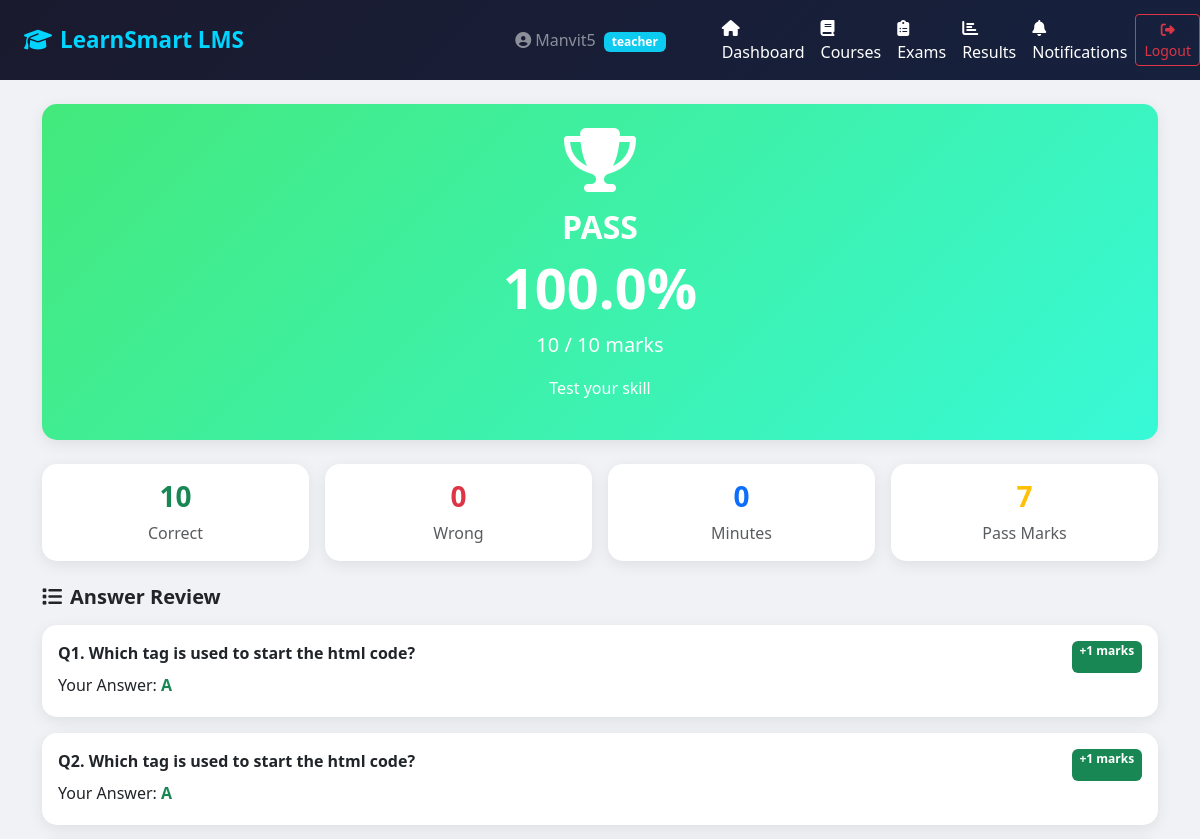
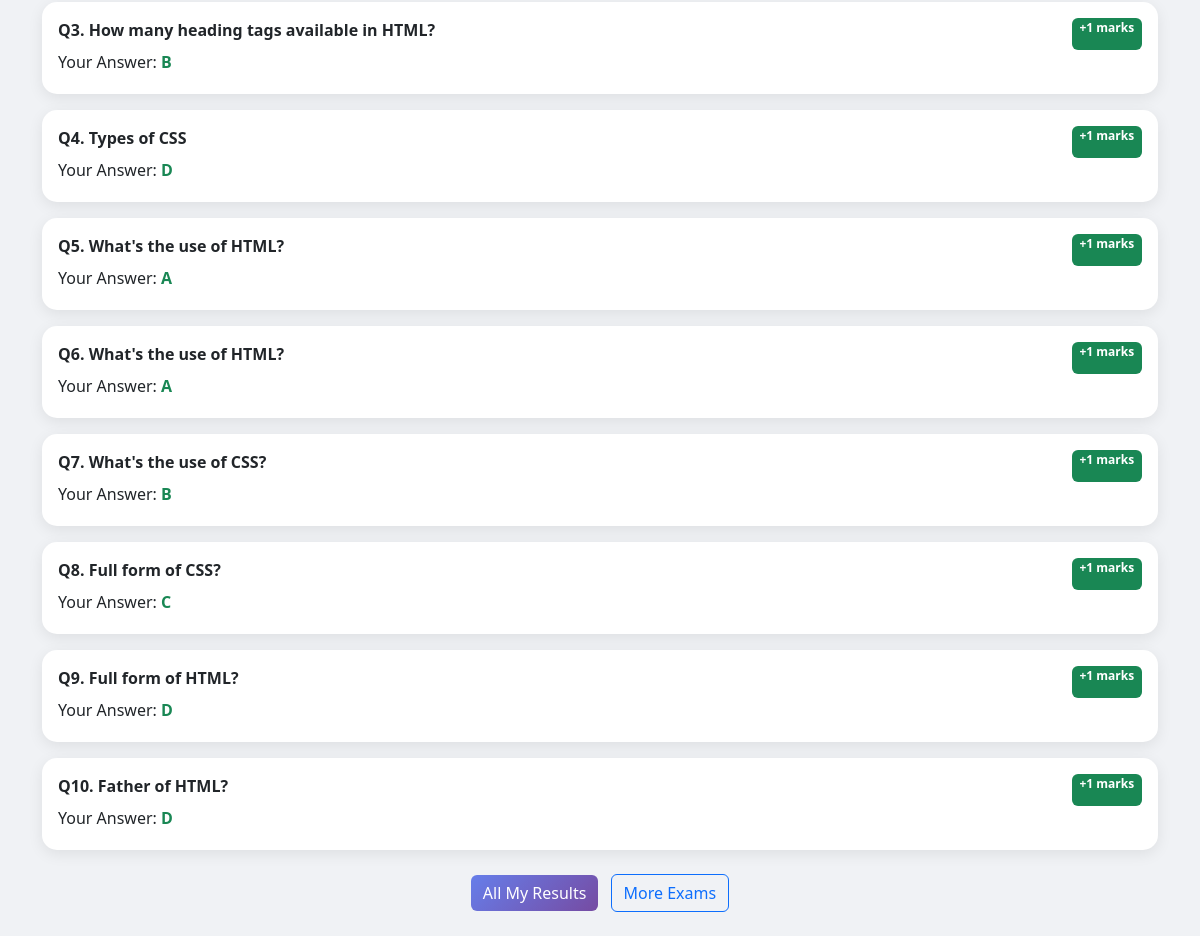
Screenshot of /results/1/ (signed in) with the database file from the repository (2 pictures, top to bottom).
### accounts/models.py (models this page shows, shortened)
class CustomUser(AbstractUser):
    ROLE_CHOICES = [
        ('student', 'Student'),
        ('teacher', 'Teacher'),
        ('admin',   'Admin'),
    ]
    role        = models.CharField(max_length=10, choices=ROLE_CHOICES, default='student')
    phone       = models.CharField(max_length=15, blank=True)
    profile_pic = models.ImageField(upload_to='profiles/', blank=True, null=True)
    is_verified = models.BooleanField(default=False)
    created_at  = models.DateTimeField(auto_now_add=True)

### results/models.py (models this page shows, shortened)
class ExamResult(models.Model):
    student        = models.ForeignKey('accounts.CustomUser', on_delete=models.CASCADE, related_name='results')
    exam           = models.ForeignKey('exams.Exam', on_delete=models.CASCADE, related_name='results')
    total_marks    = models.PositiveIntegerField()
    marks_obtained = models.PositiveIntegerField(default=0)
    percentage     = models.FloatField(default=0.0)
    status         = models.CharField(max_length=4, choices=[('pass','Pass'),('fail','Fail')])
    started_at     = models.DateTimeField()
    submitted_at   = models.DateTimeField(auto_now_add=True)
    time_taken_min = models.PositiveIntegerField(default=0)
    class Meta:
        unique_together = ('student', 'exam')

class StudentAnswer(models.Model):
    result          = models.ForeignKey(ExamResult, on_delete=models.CASCADE, related_name='answers')
    question        = models.ForeignKey('exams.Question', on_delete=models.CASCADE)
    selected_option = models.CharField(max_length=1, choices=[('A','A'),('B','B'),('C','C'),('D','D')], blank=True)
    is_correct      = models.BooleanField(default=False)
    marks_awarded   = models.PositiveIntegerField(default=0)

### exams/models.py (models this page shows, shortened)
class Exam(models.Model):
    TYPE_CHOICES = [
        ('mcq', 'Multiple Choice'),
        ('true_false', 'True / False'),
        ('mixed', 'Mixed'),
    ]
    course            = models.ForeignKey('courses.Course', on_delete=models.CASCADE, related_name='exams')
    title             = models.CharField(max_length=200)
    description       = models.TextField(blank=True)
    exam_type         = models.CharField(max_length=12, choices=TYPE_CHOICES, default='mcq')
    total_marks       = models.PositiveIntegerField(default=100)
    pass_marks        = models.PositiveIntegerField(default=40)
    duration_min      = models.PositiveIntegerField(default=60)
    start_time        = models.DateTimeField()
    end_time          = models.DateTimeField()
    is_published      = models.BooleanField(default=False)
    shuffle_questions = models.BooleanField(default=True)
    created_by        = models.ForeignKey('accounts.CustomUser', on_delete=models.CASCADE, related_name='exams_created')
    created_at        = models.DateTimeField(auto_now_add=True)

class Question(models.Model):
    DIFFICULTY_CHOICES = [
        ('easy', 'Easy'),
        ('medium', 'Medium'),
        ('hard', 'Hard'),
    ]
    exam           = models.ForeignKey(Exam, on_delete=models.CASCADE, related_name='questions')
    question_text  = models.TextField()
    option_a       = models.CharField(max_length=300)
    option_b       = models.CharField(max_length=300)
    option_c       = models.CharField(max_length=300, blank=True)
    option_d       = models.CharField(max_length=300, blank=True)
    correct_answer = models.CharField(max_length=1, choices=[('A','A'),('B','B'),('C','C'),('D','D')])
    marks          = models.PositiveIntegerField(default=1)
    difficulty     = models.CharField(max_length=6, choices=DIFFICULTY_CHOICES, default='medium')
    explanation    = models.TextField(blank=True)
    created_at     = models.DateTimeField(auto_now_add=True)

### results/views.py (the view)
# urls.py: path('<int:pk>/',     views.result_detail, name='result_detail'),
@login_required
def result_detail(request, pk):
    result   = get_object_or_404(ExamResult, pk=pk, student=request.user)
    answers  = result.answers.select_related('question').all()
    correct  = answers.filter(is_correct=True).count()
    wrong    = answers.filter(is_correct=False).count()
    return render(request, 'results/result_detail.html', {
        'result':  result,
        'answers': answers,
        'correct': correct,
        'wrong':   wrong,
    })

### templates/results/result_detail.html (shortened to what this page needs)
{% extends 'base.html' %}
{% block content %}
<div class="container py-4">
    <div class="card mb-4 text-center p-4"
         style="background:linear-gradient(135deg,
         {% if result.status == 'pass' %}#43e97b,#38f9d7
         {% else %}#f5576c,#f093fb{% endif %});">
        <i class="fas {% if result.status == 'pass' %}fa-trophy{% else %}fa-times-circle{% endif %} fa-4x text-white mb-3"></i>
        <h2 class="text-white fw-bold">{{ result.status|upper }}</h2>
        <h1 class="display-4 text-white fw-bold">{{ result.percentage }}%</h1>
        <p class="text-white fs-5">{{ result.marks_obtained }} / {{ result.total_marks }} marks</p>
        <p class="text-white">{{ result.exam.title }}</p>
    </div>
    <div class="row g-3 mb-4">
        <div class="col-md-3">
            <div class="card text-center p-3">
                <h3 class="text-success fw-bold">{{ correct }}</h3>
                <p class="text-muted mb-0">Correct</p>
            </div>
        </div>
        <div class="col-md-3">
            <div class="card text-center p-3">
                <h3 class="text-danger fw-bold">{{ wrong }}</h3>
                <p class="text-muted mb-0">Wrong</p>
            </div>
        </div>
        <div class="col-md-3">
            <div class="card text-center p-3">
                <h3 class="text-primary fw-bold">{{ result.time_taken_min }}</h3>
                <p class="text-muted mb-0">Minutes</p>
            </div>
        </div>
        <div class="col-md-3">
            <div class="card text-center p-3">
                <h3 class="text-warning fw-bold">{{ result.exam.pass_marks }}</h3>
                <p class="text-muted mb-0">Pass Marks</p>
            </div>
        </div>
    </div>
    <h5 class="fw-bold mb-3"><i class="fas fa-list me-2"></i>Answer Review</h5>
    {% for answer in answers %}
    <div class="card mb-3 border-{% if answer.is_correct %}success{% else %}danger{% endif %}">
        <div class="card-body">
            <div class="d-flex justify-content-between">
                <p class="fw-bold mb-2">Q{{ forloop.counter }}. {{ answer.question.question_text }}</p>
                <span class="badge {% if answer.is_correct %}bg-success{% else %}bg-danger{% endif %}">
                    {% if answer.is_correct %}+{{ answer.marks_awarded }}{% else %}0{% endif %} marks
                </span>
            </div>
            <p class="mb-1">Your Answer:
                <strong class="text-{% if answer.is_correct %}success{% else %}danger{% endif %}">
                    {{ answer.selected_option|default:"Not Answered" }}
                </strong>
            </p>
        </div>
    </div>
    {% endfor %}
    <div class="text-center mt-4">
        <a href="{% url 'my_results' %}" class="btn btn-primary me-2">All My Results</a>
        <a href="{% url 'exam_list' %}" class="btn btn-outline-primary">More Exams</a>
    </div>
</div>
{% endblock %}

### templates/base.html (shortened to what this page needs)
<!DOCTYPE html>
<html lang="en">
<head>
    <link href="https://cdn.jsdelivr.net/npm/bootstrap@5.3.0/dist/css/bootstrap.min.css" rel="stylesheet">
    <link href="https://cdnjs.cloudflare.com/ajax/libs/font-awesome/6.4.0/css/all.min.css" rel="stylesheet">
</head>
<body>
<nav class="navbar navbar-expand-lg navbar-dark">
    <div class="container-fluid px-4">
        <a class="navbar-brand" href="{% url 'dashboard' %}">
            <i class="fas fa-graduation-cap me-2"></i>LearnSmart LMS
        </a>
        {% if user.is_authenticated %}
        <div class="ms-auto d-flex align-items-center gap-3">
            <span class="text-white-50">
                <i class="fas fa-user-circle me-1"></i>{{ user.username }}
                <span class="badge bg-info ms-1">{{ user.role }}</span>
            </span>
        </div>
        {% endif %}
    </div>
    {% if user.is_authenticated %}
<div class="collapse navbar-collapse" id="navMenu">
    <ul class="navbar-nav me-auto ms-4">
        <li class="nav-item">
            <a class="nav-link text-white" href="{% url 'dashboard' %}">
                <i class="fas fa-home me-1"></i>Dashboard
            </a>
        </li>
        <li class="nav-item">
            <a class="nav-link text-white" href="{% url 'course_list' %}">
                <i class="fas fa-book me-1"></i>Courses
            </a>
        </li>
        <li class="nav-item">
            <a class="nav-link text-white" href="{% url 'exam_list' %}">
                <i class="fas fa-clipboard-list me-1"></i>Exams
            </a>
        </li>
        <li class="nav-item">
            <a class="nav-link text-white" href="{% url 'my_results' %}">
                <i class="fas fa-chart-bar me-1"></i>Results
            </a>
        </li>
        <li class="nav-item">
            <a class="nav-link text-white" href="{% url 'notifications' %}">
                <i class="fas fa-bell me-1"></i>Notifications
            </a>
        </li>
    </ul>
</div>
    <a href="{% url 'logout' %}" class="btn btn-sm btn-outline-danger">
                <i class="fas fa-sign-out-alt"></i> Logout
            </a>
{% endif %}
</nav>
{% block content %}{% endblock %}
</body>
</html>

### templates/base.html (style rules this page uses)
body { background-color: #f0f2f5; }
.navbar { background: linear-gradient(135deg, #1a1a2e, #16213e); }
.navbar-brand { font-weight: 700; font-size: 1.4rem; color: #00d4ff !important; }
.card { border: none; border-radius: 15px; box-shadow: 0 4px 15px rgba(0,0,0,0.08); }
.btn-primary { background: linear-gradient(135deg, #667eea, #764ba2); border: none; }

### rows the page displays
CustomUser: username "Manvit5", role "teacher"
ExamResult: status "PASS", percentage "100.0", marks_obtained "10", total_marks "10", exam "Test your skill", time_taken_min "0", exam.pass_marks "7"
StudentAnswer: question.question_text "Which tag is used to start the html code?", marks_awarded "1", selected_option "A"
StudentAnswer: question.question_text "Which tag is used to start the html code?", marks_awarded "1", selected_option "A"
StudentAnswer: question.question_text "How many heading tags available in HTML?", marks_awarded "1", selected_option "B"
StudentAnswer: question.question_text "Types of CSS", marks_awarded "1", selected_option "D"
StudentAnswer: question.question_text "What's the use of HTML?", marks_awarded "1", selected_option "A"
StudentAnswer: question.question_text "What's the use of HTML?", marks_awarded "1", selected_option "A"
StudentAnswer: question.question_text "What's the use of CSS?", marks_awarded "1", selected_option "B"
StudentAnswer: question.question_text "Full form of CSS?", marks_awarded "1", selected_option "C"
StudentAnswer: question.question_text "Full form of HTML?", marks_awarded "1", selected_option "D"
StudentAnswer: question.question_text "Father of HTML?", marks_awarded "1", selected_option "D"

### other values shown
{{ correct }} "10"
{{ wrong }} "0"
